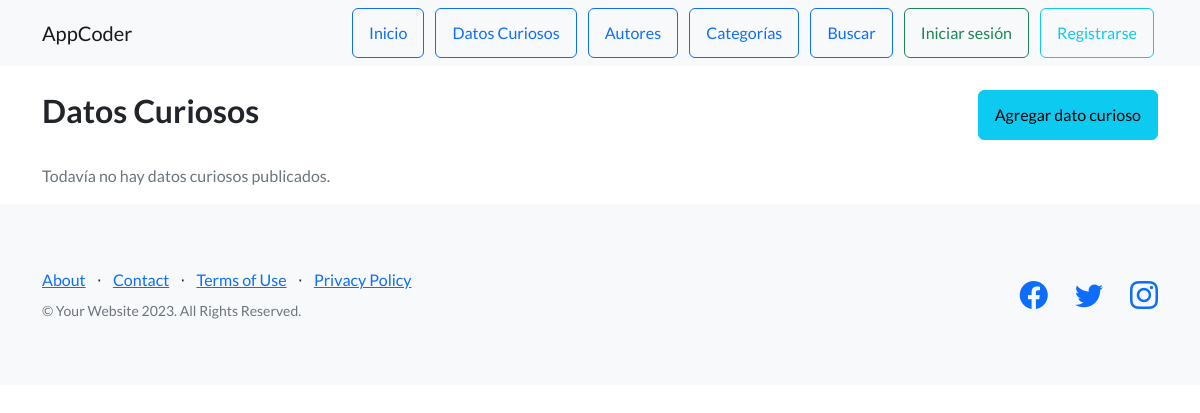
Page /datos/ on the earlier database version.
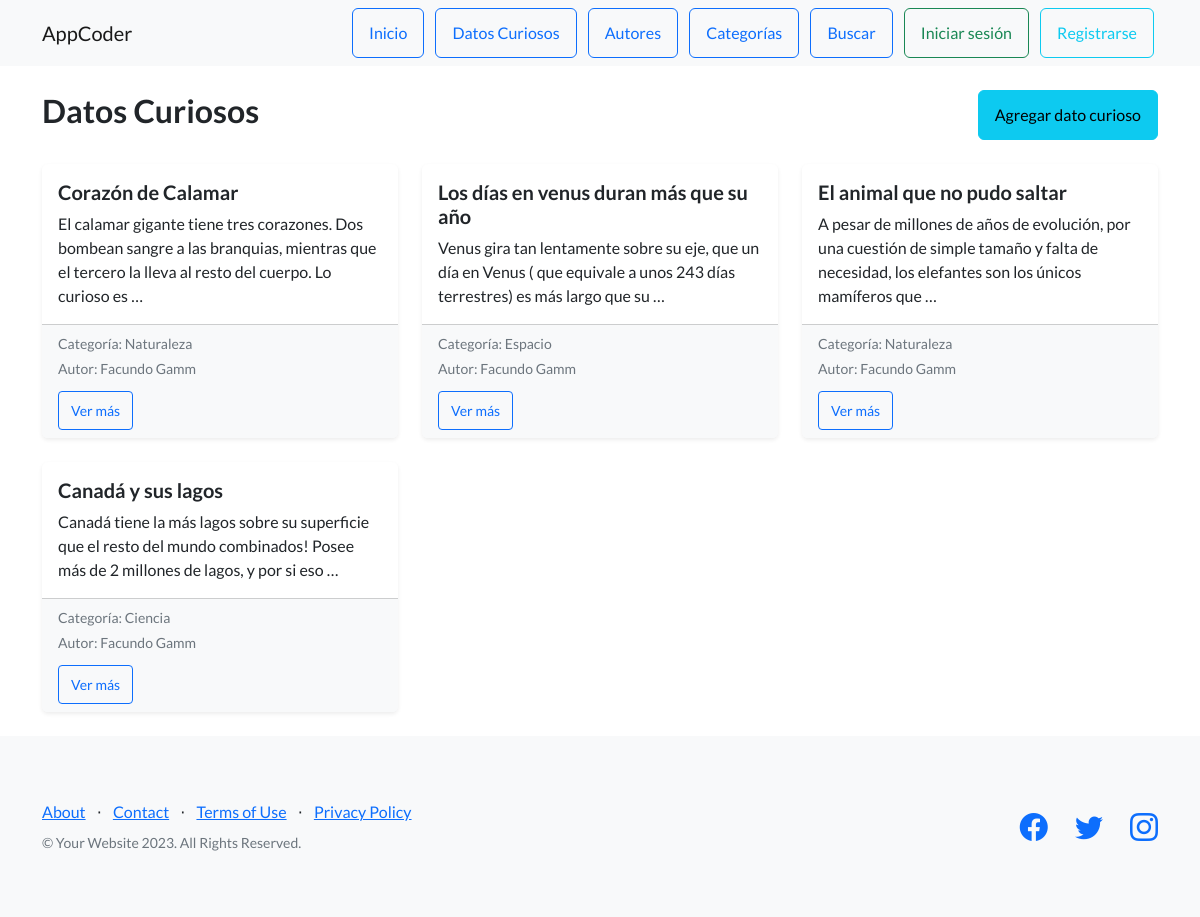
Same page on the later database version.
### AppCoder/models.py (models this page shows, shortened)
class DatoCurioso(models.Model):
    titulo = models.CharField(max_length=100)
    descripcion = models.TextField()
    categoria = models.ForeignKey(Categoria, on_delete=models.CASCADE)
    autor = models.ForeignKey(Autor, on_delete=models.CASCADE)

class Categoria(models.Model):
    nombre = models.CharField(max_length=100)
    def __str__(self):
        return self.nombre

class Autor(models.Model):
    nombre = models.CharField(max_length=50)
    apellido = models.CharField(max_length=50)
    pais = models.CharField(max_length=50)
    profesion = models.CharField(max_length=100, blank=True, null=True) #opcional
    def __str__(self):
        return f"{self.nombre} {self.apellido}"

### AppCoder/views.py (the view)
# urls.py: path('datos/', views.lista_datos, name='lista_datos'),
def lista_datos(request):
    datos = DatoCurioso.objects.all()
    return render(request, "AppCoder/datosCuriosos.html", {"datos": datos})

### AppCoder/templates/AppCoder/datosCuriosos.html (shortened to what this page needs)
{% extends 'AppCoder/padre.html' %}
{% load static %}
{% block contenido %}
<div class="container mt-4">
    <div class="d-flex justify-content-between align-items-center mb-4">
        <h2>Datos Curiosos</h2>
        <a href="{% url 'agregar_dato' %}" class="btn btn-info">Agregar dato curioso</a>
    </div>
    {% if datos %}
        <div class="row">
            {% for dato in datos %}
                <div class="col-md-6 col-lg-4 mb-4">
                    <div class="card h-100 shadow-sm border-0">
                        <div class="card-body">
                            <h5 class="card-title">{{ dato.titulo }}</h5>
                            <p class="card-text">{{ dato.descripcion|truncatewords:25 }}</p>
                        </div>
                        <div class="card-footer bg-light text-muted small">
                            <p class="mb-1">Categoría: {{ dato.categoria }}</p>
                            <p class="mb-1">Autor: {{ dato.autor }}</p>
                            <a href="{% url 'detalle_dato' dato.id %}" class="btn btn-outline-primary btn-sm mt-2">Ver más</a>
                        </div>
                    </div>
                </div>
            {% endfor %}
        </div>
    {% else %}
        <p class="text-muted">Todavía no hay datos curiosos publicados.</p>
    {% endif %}
</div>
{% endblock %}

Differences in the rows shown:
added DatoCurioso: titulo "Corazón de Calamar", descripcion "El calamar gigante tiene tres corazones. Dos bombean sangre a las branquias, mientras que el tercero la lleva al resto del cuerpo. Lo curioso es …", categoria "Naturaleza", autor "Facundo Gamm"
added DatoCurioso: titulo "Los días en venus duran más que su año", descripcion "Venus gira tan lentamente sobre su eje, que un día en Venus ( que equivale a unos 243 días terrestres) es más largo que su …", categoria "Espacio", autor "Facundo Gamm"
added DatoCurioso: titulo "El animal que no pudo saltar", descripcion "A pesar de millones de años de evolución, por una cuestión de simple tamaño y falta de necesidad, los elefantes son los únicos mamíferos que …", categoria "Naturaleza", autor "Facundo Gamm"
added DatoCurioso: titulo "Canadá y sus lagos", descripcion "Canadá tiene la más lagos sobre su superficie que el resto del mundo combinados! Posee más de 2 millones de lagos, y por si eso …", categoria "Ciencia", autor "Facundo Gamm"
Other differences:
text no longer shown: "Todavía no hay datos curiosos publicados."
